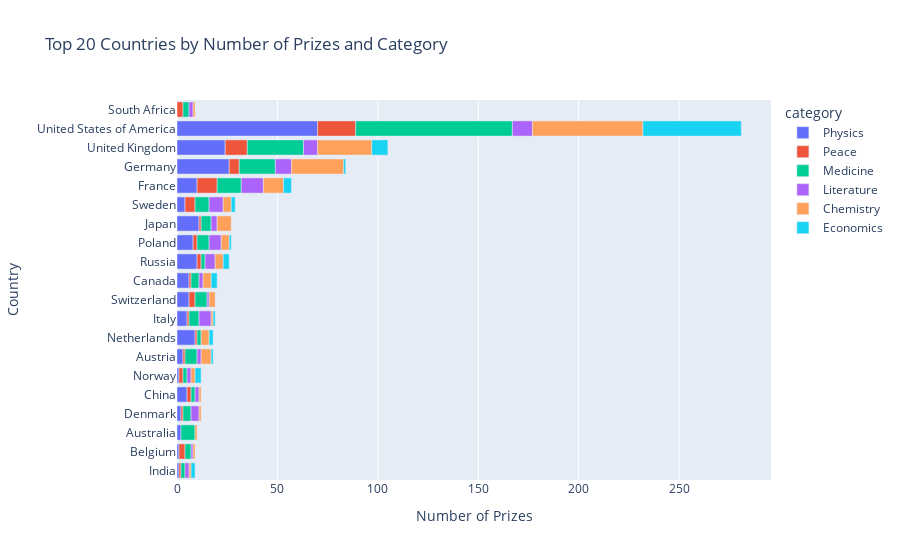

The code cell stored with this chart in its notebook:
### Code cell
bar = px.bar(merged_df, 
             x='cat_prize', 
             y='birth_country_current', 
             color='category', 
             orientation='h', 
             title='Top 20 Countries by Number of Prizes and Category')
bar.update_layout(xaxis_title='Number of Prizes', yaxis_title='Country')
bar.show()

### Figure 1 — Plotly figure (JSON) as saved in the notebook; plotly's stock layout.template omitted (floating-point values rounded to 4 significant figures)
{"data": [{"alignmentgroup": "True", "hovertemplate": "category=Physics<br>cat_prize=%{x}<br>birth_country_current=%{y}<extra></extra>", "legendgroup": "Physics", "marker": {"color": "#636efa"}, "name": "Physics", "offsetgroup": "Physics", "orientation": "h", "showlegend": true, "textposition": "auto", "type": "bar", "x": [1, 1, 2, 2, 5, 1, 3, 9, 5, 6, 6, 10, 8, 11, 4, 10, 26, 24, 70], "xaxis": "x", "y": ["India", "Belgium", "Australia", "Denmark", "China", "Norway", "Austria", "Netherlands", "Italy", "Switzerland", "Canada", "Russia", "Poland", "Japan", "Sweden", "France", "Germany", "United Kingdom", "United States of America"], "yaxis": "y"}, {"alignmentgroup": "True", "hovertemplate": "category=Peace<br>cat_prize=%{x}<br>birth_country_current=%{y}<extra></extra>", "legendgroup": "Peace", "marker": {"color": "#EF553B"}, "name": "Peace", "offsetgroup": "Peace", "orientation": "h", "showlegend": true, "textposition": "auto", "type": "bar", "x": [1, 3, 3, 1, 2, 2, 1, 1, 1, 3, 1, 2, 2, 1, 5, 10, 5, 11, 19], "xaxis": "x", "y": ["India", "South Africa", "Belgium", "Denmark", "Norway", "China", "Netherlands", "Austria", "Italy", "Switzerland", "Canada", "Russia", "Poland", "Japan", "Sweden", "France", "Germany", "United Kingdom", "United States of America"], "yaxis": "y"}, {"alignmentgroup": "True", "hovertemplate": "category=Medicine<br>cat_prize=%{x}<br>birth_country_current=%{y}<extra></extra>", "legendgroup": "Medicine", "marker": {"color": "#00cc96"}, "name": "Medicine", "offsetgroup": "Medicine", "orientation": "h", "showlegend": true, "textposition": "auto", "type": "bar", "x": [3, 3, 2, 7, 4, 2, 2, 6, 2, 5, 6, 4, 2, 5, 6, 7, 12, 18, 28, 78], "xaxis": "x", "y": ["South Africa", "Belgium", "India", "Australia", "Denmark", "China", "Norway", "Austria", "Netherlands", "Italy", "Switzerland", "Canada", "Russia", "Japan", "Poland", "Sweden", "France", "Germany", "United Kingdom", "United States of America"], "yaxis": "y"}, {"alignmentgroup": "True", "hovertemplate": "category=Literature<br>cat_prize=%{x}<br>birth_country_current=%{y}<extra></extra>", "legendgroup": "Literature", "marker": {"color": "#ab63fa"}, "name": "Literature", "offsetgroup": "Literature", "orientation": "h", "showlegend": true, "textposition": "auto", "type": "bar", "x": [2, 1, 2, 4, 2, 2, 2, 6, 1, 2, 5, 3, 6, 7, 11, 8, 7, 10], "xaxis": "x", "y": ["South Africa", "Belgium", "India", "Denmark", "China", "Norway", "Austria", "Italy", "Switzerland", "Canada", "Russia", "Japan", "Poland", "Sweden", "France", "Germany", "United Kingdom", "United States of America"], "yaxis": "y"}, {"alignmentgroup": "True", "hovertemplate": "category=Chemistry<br>cat_prize=%{x}<br>birth_country_current=%{y}<extra></extra>", "legendgroup": "Chemistry", "marker": {"color": "#FFA15A"}, "name": "Chemistry", "offsetgroup": "Chemistry", "orientation": "h", "showlegend": true, "textposition": "auto", "type": "bar", "x": [1, 1, 1, 1, 1, 1, 2, 5, 4, 1, 3, 4, 4, 4, 7, 4, 10, 26, 27, 55], "xaxis": "x", "y": ["South Africa", "India", "Belgium", "Australia", "Denmark", "China", "Norway", "Austria", "Netherlands", "Italy", "Switzerland", "Canada", "Russia", "Poland", "Japan", "Sweden", "France", "Germany", "United Kingdom", "United States of America"], "yaxis": "y"}, {"alignmentgroup": "True", "hovertemplate": "category=Economics<br>cat_prize=%{x}<br>birth_country_current=%{y}<extra></extra>", "legendgroup": "Economics", "marker": {"color": "#19d3f3"}, "name": "Economics", "offsetgroup": "Economics", "orientation": "h", "showlegend": true, "textposition": "auto", "type": "bar", "x": [2, 3, 1, 2, 1, 3, 3, 1, 2, 4, 1, 8, 49], "xaxis": "x", "y": ["India", "Norway", "Austria", "Netherlands", "Italy", "Canada", "Russia", "Poland", "Sweden", "France", "Germany", "United Kingdom", "United States of America"], "yaxis": "y"}], "layout": {"barmode": "relative", "legend": {"title": {"text": "category"}, "tracegroupgap": 0}, "title": {"text": "Top 20 Countries by Number of Prizes and Category"}, "xaxis": {"anchor": "y", "domain": [0, 1], "title": {"text": "Number of Prizes"}}, "yaxis": {"anchor": "x", "domain": [0, 1], "title": {"text": "Country"}}}}
